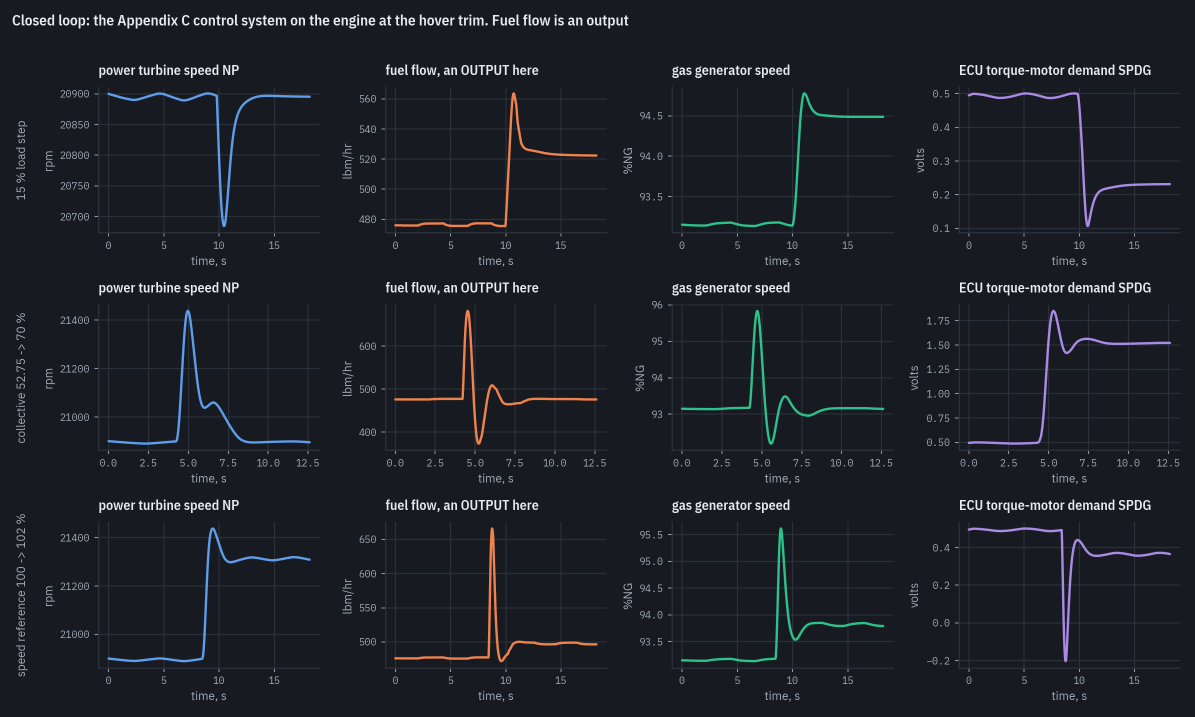
#> input picture site/assets/closed-loop-response-dark.png, 2390 x 1434 px, given in place of p63-000.png, which was not available (shown at 1/2 size)
$ python minor_lattice.py ../site/assets/closed-loop-response-dark.png
#> lines starting #> are read from the running program, lines starting #| are printed output that depends on the picture; after the words box and inside, x2 and y2 are one past the last pixel; in counts of white or black regions, pixels touching at a corner belong together; pictures that were not available may be replaced by others from this repository, and a replacement may not be noted
### tools/figure/raster.py
"""The page raster: one cache, and no resampling.

`pdfimages -list` shows each figure page of TM-100991 is a single 300 dpi 1-bit CCITT image.
That bitmap is the document; a `pdftoppm` render is a resample of it and invents greys. So
nothing resamples the page: rotation, keystone and bow are carried as a map applied to the
measured points (recipe, trap 7). `render()` is the one exception, for Figure A1.
"""

from __future__ import annotations

import subprocess
from pathlib import Path

import numpy as np
from PIL import Image, ImageDraw

PDF = Path("docs/ballin-tm100991.pdf")

CACHE = Path("validation/out/digitize/pages")
"""One page cache for every tool. It is under the gitignored `validation/out/` and filled
here, as `tests/test_reproducibility_gate.py` requires of any input read from there."""


def native_bitmap(page: int) -> np.ndarray:
    """The page's own 300 dpi 1-bit image as an ink mask, True is ink. No resample.

    `convert("1")` is a no-op on the 1-bit PNGs `pdfimages` writes; it is there so that a
    page that came back greyscale is thresholded rather than bitwise-inverted into nonsense.
    """
#> called with page = 63
    CACHE.mkdir(parents=True, exist_ok=True)
    stem = CACHE / f"p{page}"
    png = CACHE / f"p{page}-000.png"
    if not png.exists():
        subprocess.run(
            ["pdfimages", "-f", str(page), "-l", str(page), "-png", str(PDF), str(stem)],
            check=True,
            capture_output=True,
        )
#> (this line was passed over: subprocess is not available in this run)
    return ~np.array(Image.open(png).convert("1"))
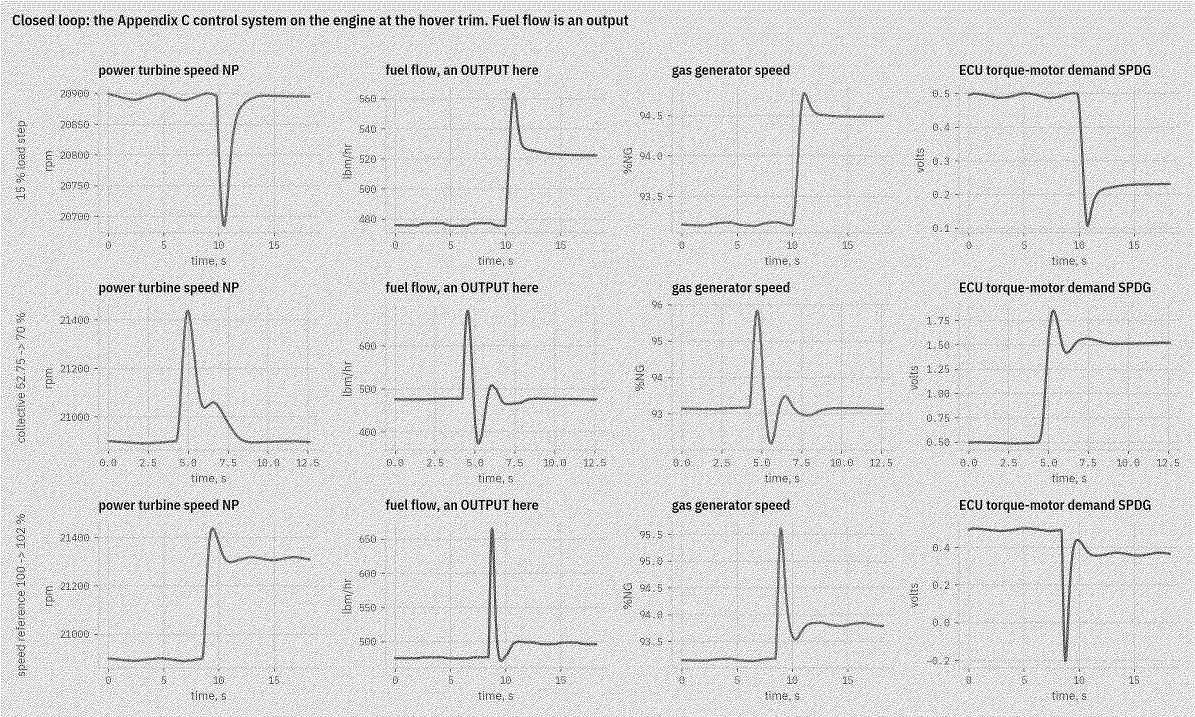
#> returned value: shape (1434, 2390) bool (shown at 1/2 size); 87.7% white; black in thin lines or dots


# [26 lines left out: function render, not called in this run]


def load_gray(path: Path) -> np.ndarray:
    """A rendered page as a float array in [0, 1]; 0 is ink, 1 is paper."""
    return np.asarray(Image.open(path).convert("L"), dtype=float) / 255.0


# [27 lines left out: function overlay, not called in this run]

### tools/figure/frame.py
"""The four printed frame edges, and the map from pixels to plot coordinates.

A frame located wrongly moves every value on the page without disturbing any check that
looks only at the data. Two geometry models (recipe, trap 7):

* order 1 -- straight edges, plot coordinates by `homography` between the four corners;
* order 2 -- each edge an arc, plot coordinates by `make_sv`'s curvilinear blend.

The single-curve figures choose between them by their own held-out frame test; A1 uses
order 1, and A2, A7 and A9 order 2. The body figures 6-10 use `make_sv` on four straight
lines (`fit_edges` on 6-8, `band_line` on 9-10). Nothing here resamples the page: tilt and bow
are carried as a map applied to the measured points.
"""

from __future__ import annotations

import numpy as np
from scipy import ndimage

from .raster import native_bitmap

EDGE = {  # name -> (along, inward sign)
    "left": (0, +1),
    "right": (0, -1),
    "top": (1, +1),
    "bottom": (1, -1),
}


# --------------------------------------------------------------------------- tracing


def runs(mask):
    """(start, end) of every contiguous True run in a 1-D boolean array; `end` is exclusive."""
    e = np.flatnonzero(np.diff(np.concatenate(([0], np.asarray(mask).view(np.int8), [0]))))
    return list(zip(e[0::2], e[1::2], strict=True))


def trace(ink, along, lo, hi, tlo, thi, maxw=8):
    """Centroid of the single narrow ink run in [lo,hi) at each position along the line.

    `along=0` traces a vertical edge (one run per row), `along=1` a horizontal one. A bare
    frame line gives exactly one narrow run; a tick merges with it and widens the run past
    `maxw`, and data or text give several -- both are skipped rather than modelled.
    """
    ts, vs = [], []
    for t in range(tlo, thi):
        seg = ink[t, lo:hi] if along == 0 else ink[lo:hi, t]
        rr = [r for r in runs(seg) if (r[1] - r[0]) <= maxw]
        if len(rr) != 1:
            continue
        a, b = rr[0]
        ts.append(float(t))
        vs.append(lo + (a + b - 1) / 2.0)
    return np.array(ts), np.array(vs)


def robust_keep(t, v, tol=2.0, it=8):
    """Which traced points belong to the line: iterated straight fit, |resid| < `tol`."""
    keep = np.ones(t.shape, bool)
    for k in range(it):
        s, i = np.polyfit(t[keep], v[keep], 1)
        new = np.abs(v - (i + s * t)) < tol
        if new.sum() < 20 and k == 0:
            # keeping `keep` here would fit the whole contaminated trace
            raise AssertionError(
                f"only {int(new.sum())} of {t.size} traced points lie within {tol} px of a "
                f"straight fit -- the trace is not one line"
            )
        if new.sum() < 20 or (new == keep).all():
            break
        keep = new
    return keep


def fit_edges(ink, spec, order=1, verbose=True):
    """Each frame edge as a polynomial in the coordinate along it, highest power first.

    `spec` is a list of `(name, along, xlo, xhi, tlo, thi)` windows (see `auto_frame_spec`).
    Returns `(coeffs, diag)`. The order-2 sagitta in `diag` measures the page distortion
    directly, since the ink is a printed straight line.
    """
    out, diag = {}, {}
    for nm, along, xlo, xhi, tlo, thi in spec:
        t, v = trace(ink, along, xlo, xhi, tlo, thi)
        keep = robust_keep(t, v)
        c = np.polyfit(t[keep], v[keep], order)
        r = v[keep] - np.polyval(c, t[keep])
        lo, hi = t[keep].min(), t[keep].max()
        mid = 0.5 * (lo + hi)
        sag = np.polyval(c, mid) - 0.5 * (np.polyval(c, lo) + np.polyval(c, hi))
        deg = np.degrees(np.arctan(np.polyval(np.polyder(c), mid)))
        out[nm] = c
        diag[nm] = dict(
            rms=float(r.std()), sagitta=float(sag), slope_deg=float(deg), n=int(keep.sum())
        )
        if verbose:
            print(
                f"  {nm:6s} n {keep.sum():5d}  rms {r.std():.3f} px   "
                f"sagitta {sag:+.2f} px   mid-slope {deg:+.3f} deg"
            )
    return out, diag


# [71 lines left out: functions as_lines, corner_line, corner_arc, corners, edge_spans, not called in this run]


# --------------------------------------------------------------------------- plot coords


UNIT = ((0, 1), (1, 1), (1, 0), (0, 0))
"""The unit square's corners in `(TL, TR, BR, BL)` order: u runs right, v runs up."""


# [117 lines left out: functions homography, apply_h, make_sv, dist, blocked_mask, frame_offsets and 2 more, not called in this run]


# --------------------------------------------------------------------------- finding it


def _sheared_row_profile(sub, slope):
    """Row-sum of `sub` after shearing each column to undo a line of the given slope."""
    h, w = sub.shape
    xc = w / 2.0
    shift = np.rint(slope * (np.arange(w) - xc)).astype(int)
    ys = np.arange(h)[:, None] + shift[None, :]
    ok = (ys >= 0) & (ys < h)
    return np.where(ok, sub[np.clip(ys, 0, h - 1), np.arange(w)[None, :]], False).sum(axis=1)


def find_frame_box(ink, margin=150, sep_frac=0.25, slopes=None):
    """Locate the printed plot box as (left, right, top, bottom) pixel centres.

    The horizontal frames are tilted and broken: A11's bottom frame descends ten rows across
    the plot, so no single row holds half of it. Rows are therefore summed after shearing the
    page by a trial slope, keeping the slope with the strongest response. Verticals are solid
    and need no shear. See recipe traps 3 and 4.
    """
#> called with margin = 150, sep_frac = 0.25
    if slopes is None:
        slopes = np.arange(-14, 15) * 0.001
#> slopes = 29 values from -0.014 to 0.014
    h, w = ink.shape

    def two(profile, lo, hi, minsep):
#> called with profile = array of shape (2390,), lo = 150, hi = 2240, minsep = 597
        prof = profile.astype(float).copy()
#> prof = 2390 values, max 1434 at index 0, min 1079 at index 48, mean 1257.9
        prof[:lo] = 0.0
        prof[hi:] = 0.0
        out = []
        for _ in range(2):
            i = int(np.argmax(prof))
            if prof[i] <= 0:
                raise AssertionError("no frame candidate -- check the margin")
            out.append(i)
            prof[max(0, i - minsep) : i + minsep] = 0.0
#> this loop made 2 passes
#> i on passes 1 to 2: 218, 1939
#> after the loop, out = [218, 1939]; prof = 2390 values, max 1312 at index 1329, min 0 at index 0, mean 276.9
        return sorted(out)

    lef, rig = two(ink.sum(axis=0), margin, w - margin, int(sep_frac * w))
#> lef = 218; rig = 1939
    sub = ink[:, lef + 10 : rig - 10]
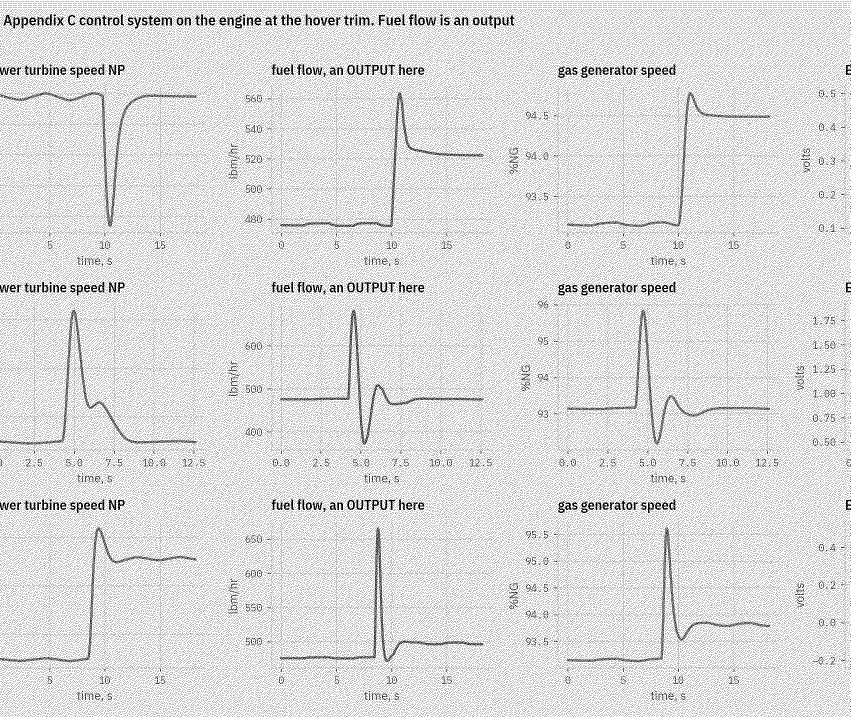
#> sub: shape (1434, 1701) bool (shown at 1/2 size); 87.7% white; black in thin lines or dots

    def outermost(prof, cover):
        """Extreme rows that span the plot, not the strongest rows.

        A6's solid flat curve outscores its broken top frame on row strength. Thresholding
        on coverage of the plot WIDTH works: a footer rule is too short to qualify, a data
        line qualifies but lies inside, and a frame still spans the plot once unsheared.
        """
        q = prof.astype(float).copy()
        q[:margin] = 0.0
        q[h - margin :] = 0.0
        idx = np.flatnonzero(q >= cover * sub.shape[1])
        if idx.size == 0 or idx.max() - idx.min() < sep_frac * h:
            return None
        return int(idx.min()), int(idx.max())

    best = None
    for m in slopes:
        prof = _sheared_row_profile(sub, float(m))
        got = outermost(prof, 0.60)
        if got is None:
            continue
        a, b = got
        score = float(prof[a]) + float(prof[b])
        if best is None or score > best[0]:
            best = (score, a, b, float(m))
#> this loop made 29 passes
#> (m, score, best) on pass 1: (-0.014, 2948, (2948, 150, 1283, -0.014))
#> pass 1, in _sheared_row_profile, `ys = np.arange(h)[:, None] + shift[None, :]`:
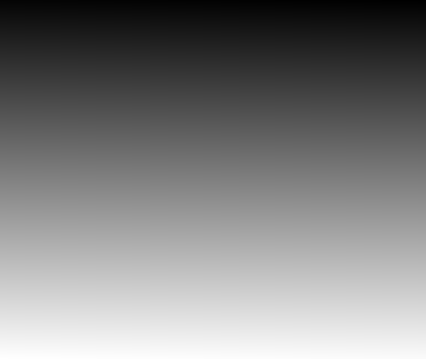
#> ys: shape (1434, 1701) int64 (shown at 1/4 size); min -12, max 1445, mean 716.5; drawn with min black and max white
#> pass 2, in _sheared_row_profile (call 2), `ok = (ys >= 0) & (ys < h)`:
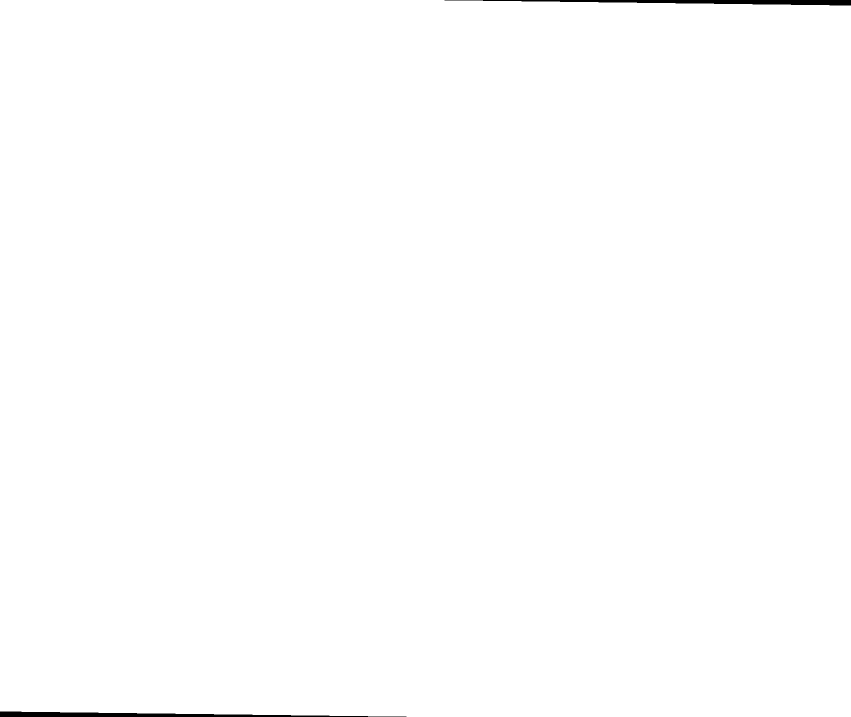
#> ok: shape (1434, 1701) bool (shown at 1/2 size); 99.6% white; 2 black regions, box (x1, y1, x2, y2) and area: (0, 1423, 813, 1434) 4708, (889, 0, 1701, 11) 4697
    if best is None:
        raise AssertionError("no horizontal frame candidates")
    _, top, bot, _m = best
#> top = 150; bot = 1283
    return float(lef), float(rig), float(top), float(bot)


def auto_frame_spec(page, pad=45, inset=15):
    """`spec` for `fit_edges`, derived from the page's own bitmap. See `find_frame_box`."""
    lef, rig, top, bot = find_frame_box(native_bitmap(page))
#> lef = 218; rig = 1939; top = 150; bot = 1283
    return [
        ("left", 0, int(lef - pad), int(lef + pad), int(top + inset), int(bot - inset)),
        ("right", 0, int(rig - pad), int(rig + pad), int(top + inset), int(bot - inset)),
        ("top", 1, int(top - pad + 10), int(top + pad - 10), int(lef + inset), int(rig - inset)),
        ("bottom", 1, int(bot - pad + 10), int(bot + pad - 10), int(lef + inset), int(rig - inset)),
    ]


# [81 lines left out: functions curve_component, segment_lines, along_segments, ink_excesses, print_segments, not called in this run]


def longest_run(mask) -> int:
    """Length of the longest contiguous True run in a 1-D boolean array."""
    return max((int(b - a) for a, b in runs(mask)), default=0)


# [105 lines left out: functions longest_run_columns, band_line, edge_uv, edge_at_straight, edge_at, unit_square, not called in this run]

### tools/minor_lattice.py
"""Measure each figure's MINOR tick lattice, and say whether it can be trusted.

## Why

The thirteen single-curve figures calibrate their axis maps on the interior MAJOR ticks
alone -- four to thirty-four per axis. A7 and A9 calibrate on the full minor lattice, 131
and 141 ticks, and A7's docstring says what that bought: "Ten times the data the long ticks
give, and enough to fit and *test* an order-5 axis map instead of guessing between order 2
and order 4 on twelve ticks." The same lattice is printed on all thirteen pages and none of
them uses it.

## The minor step is measured, not read

Reading "there are five minors per major" off a 1988 scan by eye is exactly the kind of
transcription this project forbids, and it is unnecessary: the lattice states its own step.
Sort the detected ticks along an edge, take the median gap, and divide the major spacing by
it. That ratio must come out an integer -- a printed lattice has a whole number of minor
intervals per major -- and how close it lands to one is the first check on the whole
measurement.

## The check that matters is SLOT OCCUPANCY, not count

`docs/notes/digitizing-recipe.md`: "assert on structure, not on count -- and a count that
matches is not a check." A run of the A2 y detector once returned exactly 189 minor ticks,
the exactly correct number, while holding one spurious tick and missing one real one; the
off-by-one labelling moved the axis by 0.03 and every count-based check passed. So what is
reported here per edge is: how many lattice slots exist between the frames, how many are
filled, how many are filled TWICE, and how far the worst tick sits from its slot.

An edge whose slots are cleanly occupied can carry a fine calibration. One whose are not
says so, and keeps its majors.

Writes nothing.

    python3 tools/minor_lattice.py           # every figure
    python3 tools/minor_lattice.py a8 a10    # just these
"""

from __future__ import annotations

import sys
from pathlib import Path

import numpy as np

sys.path.insert(0, str(Path(__file__).resolve().parent))

from digitize_single_curve import FIGS  # noqa: E402
from figure.frame import (  # noqa: E402  # noqa: E402
    EDGE,
    as_lines,
    auto_frame_spec,
    corners,
    edge_at_straight,
    edge_uv,
    fit_edges,
    homography,
)
from figure.raster import native_bitmap  # noqa: E402
from figure.ticks import (  # noqa: E402  # noqa: E402
    find_ticks,
    groups,
    label_by_map,
    major_step,
    major_values,
    minors_per_major,
    paired,
    pick_majors,
    protrusion,
)


# [11 lines left out: function label_fine, not called in this run]


def report(key, verbose=True):
    cfg = FIGS[key]
    ink = native_bitmap(cfg["page"])
    fspec = cfg.get("frame_spec") or auto_frame_spec(cfg["page"])
#> fspec = [('left', 0, 173, 263, 165, 1268), ('right', 0, 1894, 1984, 165, 1268), ('top', 1, 115, 185, 233, 1924), ('bottom', 1, 1248, 1318, 233, 1924)]
    fc, _ = fit_edges(ink, fspec, order=1, verbose=False)
#> the loop in fit_edges, `for nm, along, xlo, xhi, tlo, thi in spec:` made 1 pass
#> (nm, along, xlo, xhi, tlo, thi) on pass 1: ('left', 0, 173, 263, 165, 1268)
#> after the loop in fit_edges, `for nm, along, xlo, xhi, tlo, thi in spec:`: diag = 0 items
    fr = as_lines(fc)
    TL, TR, BR, BL = corners(fc, order=1)
    H = homography([TL, TR, BR, BL], [(0, 1), (1, 1), (1, 0), (0, 0)])
    at = edge_at_straight(edge_uv(fr, H))
    span = {
        "left": (TL[1], BL[1]),
        "right": (TR[1], BR[1]),
        "top": (TL[0], TR[0]),
        "bottom": (BL[0], BR[0]),
    }
    if verbose:
        print(f"\n{cfg['fig']}  (pdf p.{cfg['page']})")
        print(
            f"  {'edge':>7} {'majors':>7} {'n/maj':>6} {'ratio':>7} {'minor':>9} "
            f"{'fine':>6} {'kept':>6} {'gain':>6} {'rms slot':>9}"
        )
    out = {}
    for nm in ("bottom", "top", "left", "right"):
        along, sign = EDGE[nm]
        a, b = span[nm]
        lo, hi = int(min(a, b)) + 3, int(max(a, b)) - 2
        ax = cfg["y" if nm in ("left", "right") else "x"]
        vals = major_values(ax)
        desc = nm in ("left", "right")
        frac = (
            (ax["hi"] - vals[::-1]) / (ax["hi"] - ax["lo"])
            if desc
            else (vals - ax["lo"]) / (ax["hi"] - ax["lo"])
        )
        mpos, _lmaj = pick_majors(
            groups(protrusion(ink, fc[nm], along, sign, lo, hi), lo, 3),
            a,
            b,
            frac,
            nm,
            cfg.get("max_missing", 2),
            verbose=False,
        )
        mp, mv = paired({nm: mpos}, nm, vals, desc)
        umaj = at(nm, mp)
        major_px = abs(b - a) / ((ax["hi"] - ax["lo"]) / major_step(ax))

        ticks = find_ticks(ink, fc[nm], along, sign, lo, hi, 3)
        got = minors_per_major(ticks, major_px)
        if got is None or umaj.size < 3:
            if verbose:
                print(f"  {nm:>7} {len(vals):7d}   -- too few ticks to measure a lattice")
            continue
        n, ratio, _minor_px = got
        step = major_step(ax) / n
        # a coarse map from the majors alone, then the fine lattice labelled through it
        order = min(3, umaj.size - 2)
        coarse = np.polyfit(umaj, mv, max(order, 1))
        ufine = at(nm, ticks)
        uk, vk, keep = label_fine(ufine, coarse, step)
        resid = vk - np.polyval(coarse, uk)
        out[nm] = dict(u=uk, v=vk, n=n, step=step, order=order)
        if verbose:
            print(
                f"  {nm:>7} {len(vals):7d} {n:6d} {ratio:7.3f} {step:9.4g} "
                f"{ticks.size:6d} {int(keep.sum()):6d} "
                f"{int(keep.sum()) / max(umaj.size, 1):5.1f}x "
                f"{resid.std() / step:9.3f}"
            )
    return out


def main(argv):
    keys = [a for a in argv if a in FIGS] or list(FIGS)
    print("MINOR TICK LATTICE, MEASURED FROM THE PAGE'S OWN TICKS")
    print("ratio = major spacing / median tick gap; it must land on an integer.")
    print("`fine` ticks detected, `kept` labelled through the coarse fit, `gain` against")
    print("the majors that calibration uses today. `rms slot` is the labelled ticks'")
    print("scatter about the coarse map, in units of one minor interval.")
    for key in keys:
        report(key)
    return 0


if __name__ == "__main__":
#> (the run stopped early here; a loop or call above may not have finished)
